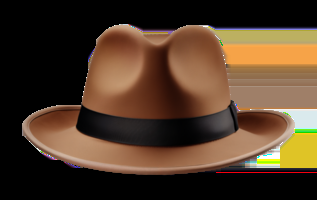
#> input picture hat.webp, 317 x 200 px, found by its file name
$ python proyecto_procesamiento_imagenes.py
#> lines starting #> are read from the running program, lines starting #| are printed output that depends on the picture; after the words box and inside, x2 and y2 are one past the last pixel; in counts of white or black regions, pixels touching at a corner belong together
import cv2
import numpy as np

# Cargar el clasificador Haar para detección de rostro
face_cascade = cv2.CascadeClassifier(cv2.data.haarcascades + 'haarcascade_frontalface_default.xml')

# Cargar la imagen del sombrero (debe ser PNG con fondo transparente)
hat = cv2.imread("Proyecto\hat.webp", cv2.IMREAD_UNCHANGED)
#> hat is the input picture: shape (200, 317, 4); mean B, G, R, A 40, 58.5, 79.5, 100.6

cap = cv2.VideoCapture(0)

if not cap.isOpened():
    print("Error: No se pudo abrir la cámara")
else:
    print("Cámara iniciada correctamente")

while True:
    ret, frame = cap.read()
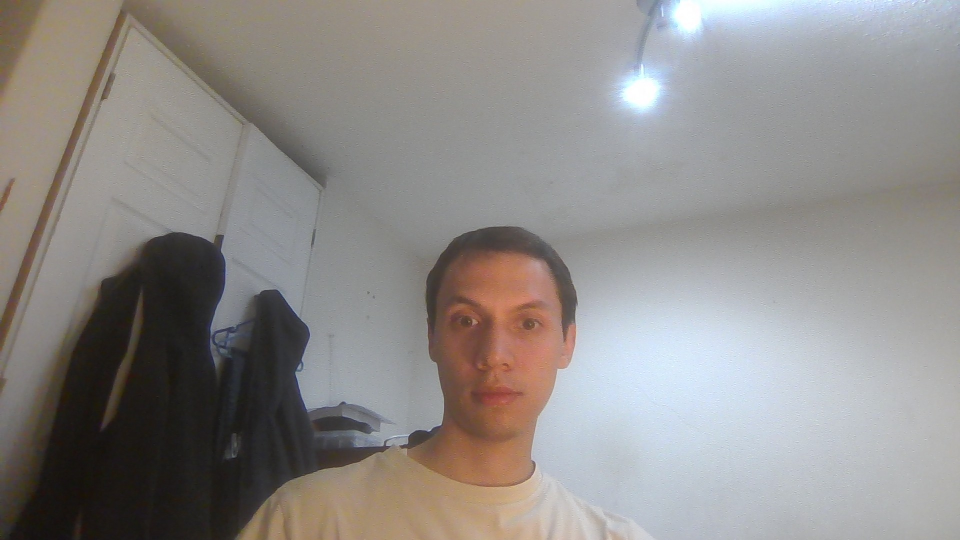
#> input picture imagen_sin_filtro.jpg, 1920 x 1080 px, given in place of the camera (shown at 1/2 size)
#> frame is the input picture: shape (1080, 1920, 3); mean B, G, R 137.4, 139.6, 142.9
    if not ret:
        print("Error al capturar el cuadro")
        break

    # Convertir a escala de grises para la detección de rostro
    gray = cv2.cvtColor(frame, cv2.COLOR_BGR2GRAY)
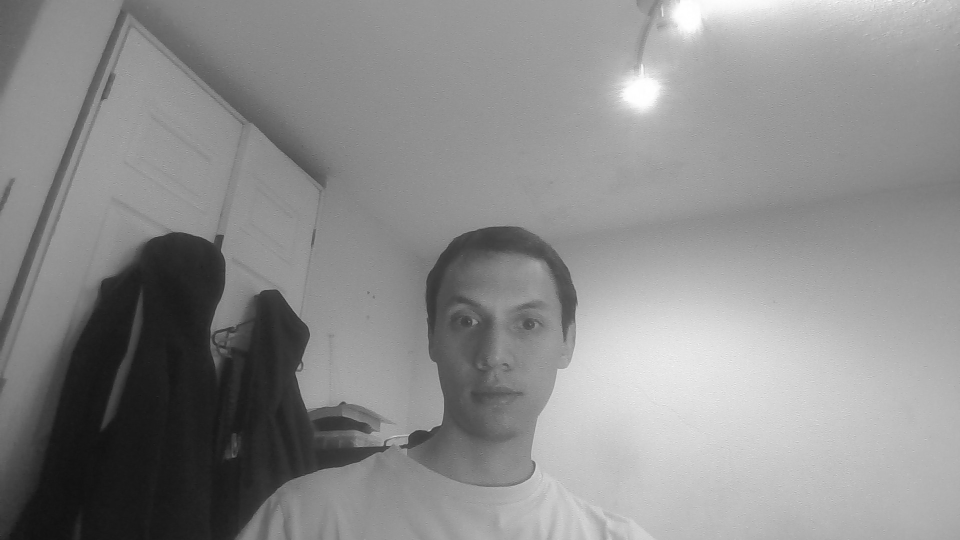
#> gray: shape (1080, 1920) (shown at 1/2 size); min 16, max 255, mean 140.3
    faces = face_cascade.detectMultiScale(gray, scaleFactor=1.1, minNeighbors=5)
#> faces = [[832, 527, 320, 320]]

    for (x, y, w, h) in faces:
        # Redimensionar el sombrero proporcional al ancho del rostro detectado
        hat_width = w
        hat_height = int(hat.shape[0] * (hat_width / hat.shape[1]))
        resized_hat = cv2.resize(hat, (hat_width, hat_height), interpolation=cv2.INTER_AREA)

        # Definir el lugar donde se colocará el sombrero (encima del rostro)
        y1 = max(0, y - hat_height)
        y2 = y1 + hat_height
        x1 = x
        x2 = x1 + hat_width

        # Comprobar los límites de la imagen
        if y2 > frame.shape[0] or x2 > frame.shape[1]:
            continue

        # Extraer canales de la imagen del sombrero (RGBA)
        hat_rgba = resized_hat[:, :, :4]
        hat_rgb = resized_hat[:, :, :3]
        mask = resized_hat[:, :, 3]  # Canal alpha como máscara

        roi = frame[y1:y2, x1:x2]

        # Crear máscaras para fusionar
        mask_inv = cv2.bitwise_not(mask)
        bg = cv2.bitwise_and(roi, roi, mask=mask_inv)
        fg = cv2.bitwise_and(hat_rgb, hat_rgb, mask=mask)

        # Combinar ROI y sombrero
        combined = cv2.add(bg, fg)
        frame[y1:y2, x1:x2] = combined
#> this loop made 1 pass
#> (x, y, w, h, hat_width, hat_height, y1, y2) on pass 1: (832, 527, 320, 320, 320, 201, 326, 527)
#> pass 1, `resized_hat = cv2.resize(hat, (hat_width, hat_height), interpolation=c..`:
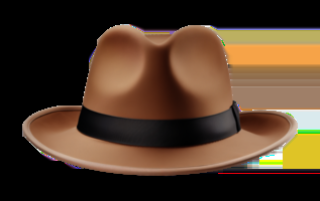
#> resized_hat: shape (201, 320, 4); mean B, G, R, A 39.9, 58.4, 79.5, 100.6
#> pass 1, `mask = resized_hat[:, :, 3]`:
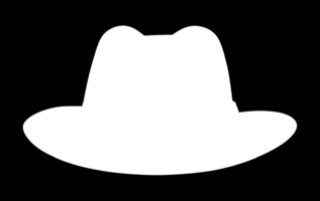
#> mask: shape (201, 320); min 0, max 255, mean 100.6
#> after the loop:
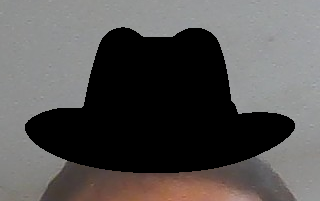
#> bg: shape (201, 320, 3); mean B, G, R 83.3, 84.5, 86.9
#> after the loop:
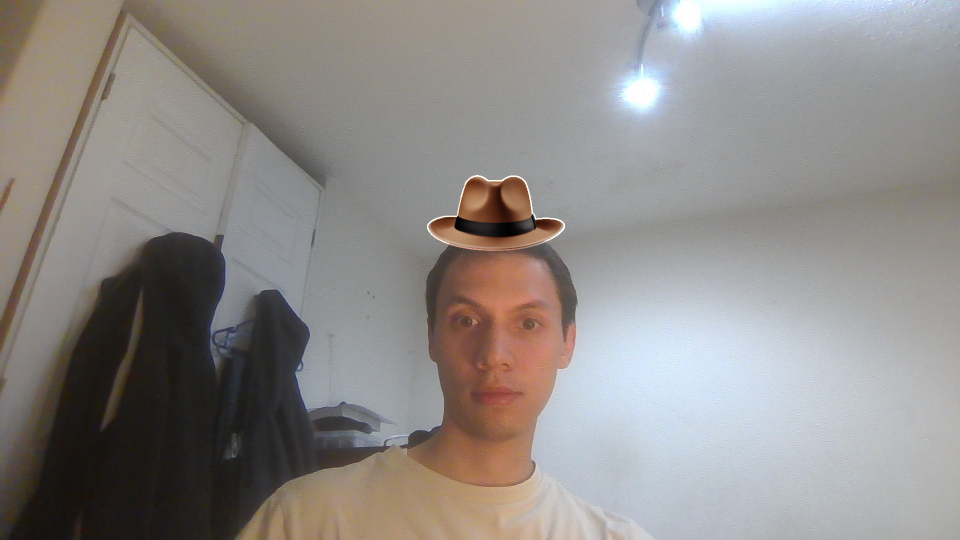
#> frame: shape (1080, 1920, 3) (shown at 1/2 size); 1.27% of pixels changed, all inside (x1, y1, x2, y2) = (854, 350, 1130, 502)
#> after the loop:
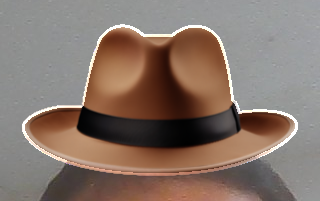
#> roi: shape (201, 320, 3); mean B, G, R 107.5, 117.4, 134.9

    cv2.imshow('Filtro de Sombrero en Tiempo Real', frame)

    key = cv2.waitKey(1) & 0xFF
#> (key q is pressed here)
    if key == ord('q'):
        cv2.imwrite('captura_con_sombrero.jpg', frame)
        break

cap.release()
cv2.destroyAllWindows()
